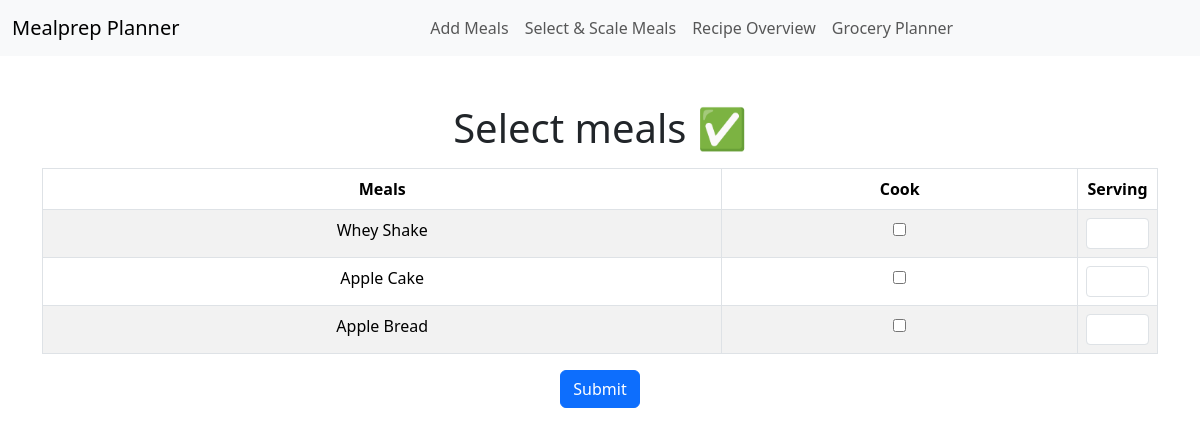
Screenshot of /select with the database file from the repository.
### tables this page shows
CREATE TABLE meals (
    id INTEGER PRIMARY KEY AUTOINCREMENT,  -- Auto-incrementing unique ID for each meal
    meal_name VARCHAR(255) NOT NULL,       -- Name of the meal
    servings INT NOT NULL                   -- Number of servings
);

### app.py (the view, shortened to what this page needs)
@app.route("/select", methods=["GET", "POST"])
def select():
    meals_list = []
    filtered_serving = []
    meals_names = db.execute("SELECT meal_name FROM meals")
    for meal in meals_names:
            meal_title = meal["meal_name"].title()
            meals_list.append(meal_title)
    if request.method == "GET":
        return render_template("select.html", meals=meals_list)

### app.py (called while the page is built)
@app.after_request
def after_request(response):
    response.headers["Cache-Control"] = "no-cache, no-store, must-revalidate"
    response.headers["Expires"] = 0
    response.headers["Pragma"] = "no-cache"
    return response

### templates/select.html (shortened to what this page needs)
{% extends "layout.html" %}
{% block main %}
<h1 class="mb-3"> Select meals ✅</h1>
<form method="POST">
    <table class="table table-bordered table-striped">
        <thead class="thead-light">
            <tr>
                <th>Meals</th>
                <th>Cook</th>
                <th>Serving</th>
            </tr>
        </thead>
        <tbody>
            {% for meal in meals %}
            <tr>
                <td>{{meal}}</td>
                <td>
                    <input type="checkbox" name="selected_meals" value="{{ meal }}">
                </td>
                <td style="width: 80px;">
                    <input type="number" class="form-control form-control-sm" name="selected_servings" value="{{ meal }}">
                </td>
            </tr>
            {% endfor %}
        </tbody>
    </table>
    <button type="submit" class="btn btn-primary">Submit</button>
</form>
{% endblock %}

### rows the page displays
meals: meal_name "Whey Shake"
meals: meal_name "Apple Cake"
meals: meal_name "Apple Bread"
